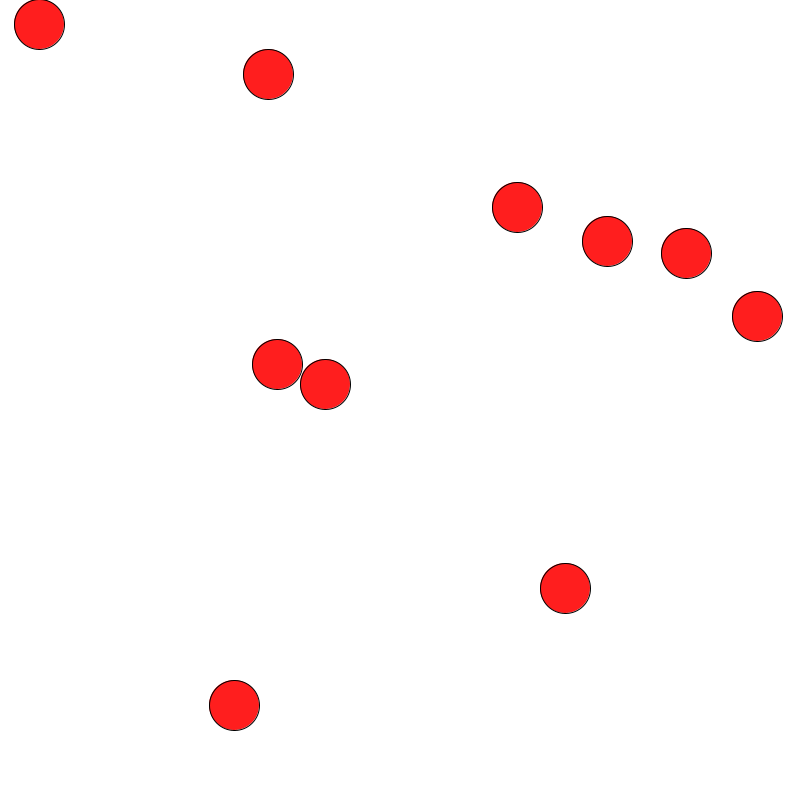
Frame 1 (no input)
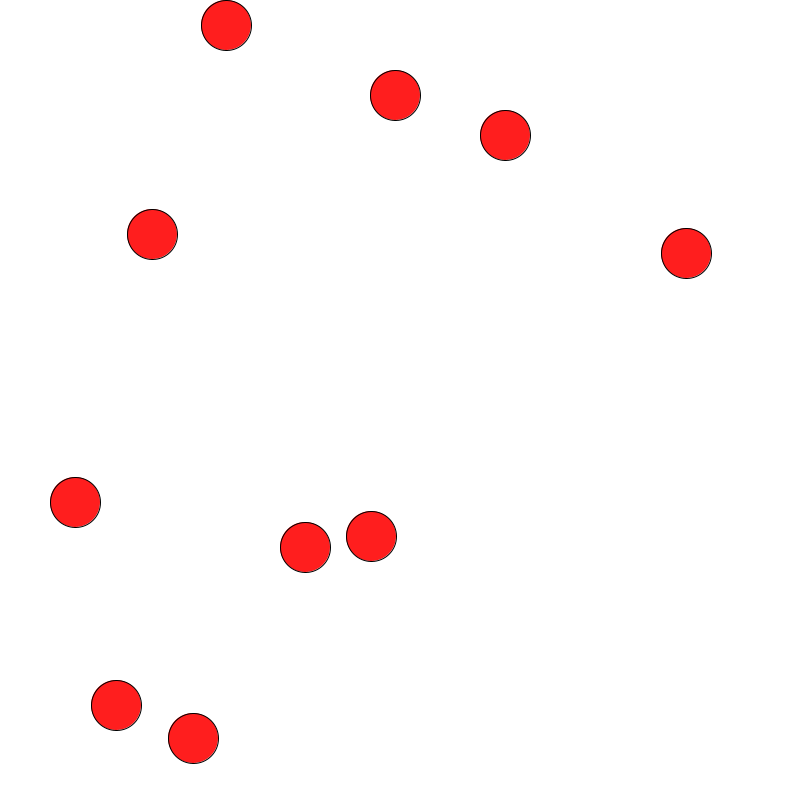
Frame 60 (the mouse pressed at the canvas centre just before this capture)
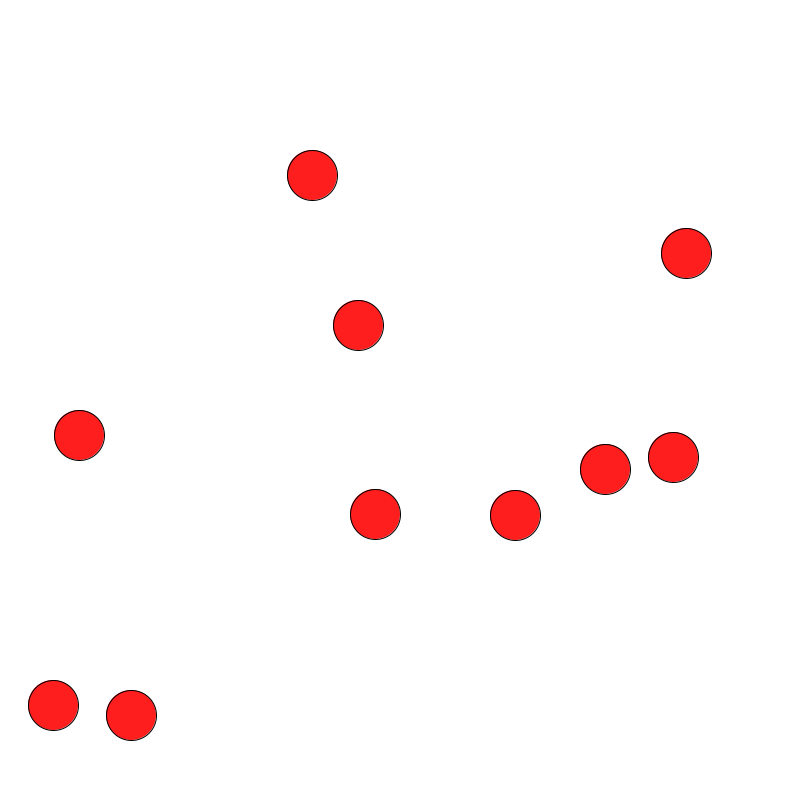
Frame 120 (the mouse held since frame 60 and released just before this capture)

The Processing sketch that drew these frames (run headless with seeded random() and noise(); from frame 60 on, the mouse is pressed at the canvas centre):

// Processing sketch: bounce
// ── bounce.pde
// Taiyu Honma
// 2620220526
// 2023/4/11
// drawing bouncing ball


int w = 800;
int h = 800;
ArrayList<ball> balls = new ArrayList<ball>();

void setup(){
  size(800,800);
  int s = 10;
  for(int i=0;i < 10;i++){
  balls.add(
  new ball((int)random(0,height),(int)random(0,height), (int)random(-s,s),(int)random(-s,s))
  );
  }
}

void draw(){
  background(255);
  fill(255,30,30);
  for(ball b : balls){
    b.draw();
  }
}
class ball{
  int x, y;
  int vx,vy;
  int r = 50;
  ball(int sx, int sy, int svx, int svy){
    x = sx;
    y = sy;
    vx = svx;
    vy = svy;
  }
  void draw(){
    ellipse(x,y, r,r);
    x += vx;
    y += vy;
    if(x> width-r/2 ||  x< r/2){
      x = constrain(x,r/2,width-r/2);
      vx = -vx;
    }

    if(y > height-r/2 || y < r/2){
      y = constrain(y,r/2,width-r/2);
      vy = -vy;
    }
  }
}
